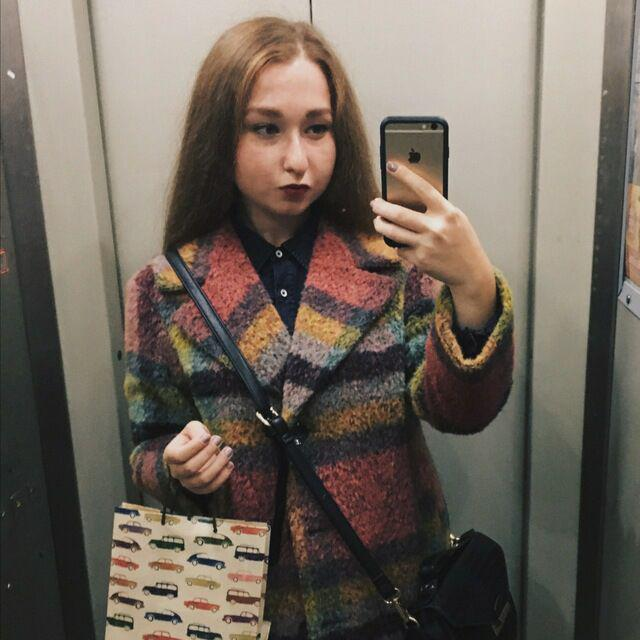
#> input picture original/adelina.jpg, 640 x 640 px
$ python main.py   (Python 2 division)   (older library calls are emulated)
#> lines starting #> are read from the running program, lines starting #| are printed output that depends on the picture
### convolves.py
# coding=utf-8
from scipy import signal as sc_s
import numpy as np
import math
import gc
def convolution(f,h):
    result=sc_s.convolve2d(f,h, mode='full')
    return result

# [48 lines left out: functions convolution2, correlation2, not called in this run]

def convolution_rgb(f, h):

    f_r=f[:,:,0]
    f_g=f[:,:,1]
    f_b=f[:,:,2]

    result0 = convolution(f_r, h)
    result1 = convolution(f_g, h)
    result2 = convolution(f_b, h)

    result = np.zeros((result0.shape[0], result0.shape[1],3))
    result[:, :, 0] = result0
    result[:, :, 1] = result1
    result[:, :, 2] = result2
    return result

def gauss(x,y,sigma):
    twoPi = math.pi * 2
    return (1/(twoPi*sigma*sigma))*math.exp(-(x*x+y*y)/float(2*sigma*sigma))

# [4 lines left out: function gaussian, not called in this run]

def add_normal_noise(f, mean=0, sigma=1):
    noise = np.random.normal(mean, sigma, (f.shape[0], f.shape[1]))
    f+=noise
    return f,noise

def add_normal_noise_rgb(f, mean=0, sigma=1):
    f_r=f[:,:,0]
    f_g=f[:,:,1]
    f_b=f[:,:,2]
    f_r,noise_r = add_normal_noise(f_r, mean, sigma)
    f_g,noise_g = add_normal_noise(f_g, mean, sigma)
    f_b,noise_b = add_normal_noise(f_b, mean, sigma)
    result = np.zeros((noise_r.shape[0], noise_r.shape[1],3))
    result[:, :, 0] = noise_r
    result[:, :, 1] = noise_g
    result[:, :, 2] = noise_b
    f[:, :, 0] = f_r
    f[:, :, 1] = f_g
    f[:, :, 2] = f_b

    return f,result


# [14 lines of commented-out code are left out]
def find(x,y):
    result=[]
    for i in range(x.shape[0]):
        for j in range(y.shape[0]):
            if((x[i]==y[j]).prod()==1):
                result.append(x[i])
    return np.array(result)

def motion_blur(len, ang):
    eps=2.220446049250313e-016
    len=max(1, len)
    half=(len-1)/2
    phi=(ang%180)/180.*math.pi
    cosphi=math.cos(phi)
    sinphi=math.sin(phi)
    xsign=np.sign(cosphi)
    linewdth=1
    sx=int(half*cosphi+linewdth*xsign-len*eps)
    sy=int(half*sinphi+linewdth-len*eps)
    xx=np.arange(0,sx+xsign, xsign)
    yy=np.arange(0, sy+1)
    x,y=np.meshgrid(xx,yy)
    dist2line=(y*cosphi-x*sinphi)
    rad=np.sqrt(x*x+y*y)
    indexs1=np.where(rad>=half)
    indexs2=np.where(np.fabs(dist2line)<=linewdth)
    indexs1=np.array(indexs1)
    indexs1=indexs1.transpose()
    indexs2=np.array(indexs2)
    indexs2=indexs2.transpose()
    indexs=find(indexs1,indexs2)
    x2lastpix=half-np.fabs((x[indexs[:,0], indexs[:,1]]+dist2line[indexs[:,0], indexs[:,1]]*sinphi)/cosphi)
    dist2line[indexs[:,0], indexs[:,1]]=np.sqrt(dist2line[indexs[:,0], indexs[:,1]]**2+x2lastpix**2)
    dist2line=linewdth+eps-abs(dist2line)
    dist2line[np.where(dist2line < 0)] = 0
    h=np.rot90(dist2line,2)
    old_h=np.copy(h)
    h_w=h.shape[0]
    h_h=h.shape[1]
    d_w=dist2line.shape[0]
    d_h=dist2line.shape[1]
    h=np.zeros((h_w+d_w-1, h_h+d_h-1), dtype=np.float64)
    h[0:h_w, 0:h_h]=old_h
    h[h_w-1: h_w+d_w-1, h_h-1: h_h+d_h-1]=dist2line
    h=h/(np.sum(h)+eps*len*len)
    #h(end + (1:end)-1, end + (1:end)-1) = dist2line;
    if cosphi>0:
        h=np.flipud(h)
    return h


# [19 lines left out: functions sobel_filter_X, sobel_filter_Y, averaging_filter, random_psf, not called in this run]
# [190 lines of commented-out code are left out]

### filters.py
import numpy as np
import convolves as conv
import images
import multiprocessing as mp
from multiprocessing import Pool
from matplotlib import  pyplot as plt
import scipy.signal as sg
import scipy.misc as smisc
import math
import gc
# [76 lines left out: functions inverse_filter, inverse_filter_rgb, wiener_filter, wiener_filter_rgb, not called in this run]

def tickhonov_regularization(g,h, gamma=0):
    p=np.array([
        [0,-1,0],
        [-1, 4, -1],
        [0,-1,0.0]
    ])
    width_g = g.shape[0]
    height_g = g.shape[1]
    width_h = h.shape[0]
    height_h = h.shape[1]
    g1 = np.zeros((2 * width_g, 2 * height_g))
    h1 = np.zeros((2 * width_g, 2 * height_g))
    g1[0:width_g, 0:height_g] = g
    h1[0:width_h, 0:height_h] = h
    G = np.fft.fft2(g1)
    H = np.fft.fft2(h1)
    p1=np.zeros((2 * width_g, 2 * height_g))
    p1[p1.shape[0]/2-1:p1.shape[0]/2+2,p1.shape[1]/2-1:p1.shape[1]/2+2]=p
    P=np.fft.fft2(p1)
    #gamma=0.
    F =(np.conjugate(H)/(np.abs(H)**2+gamma*np.abs(P)**2))*G
    f = np.fft.ifft2(F)
    f = np.real(f)
    f = f[0:width_g, 0:height_g]
    return f

def tickhonov_regularization_rgb(g,h, gamma=0):
    g_r=g[:,:,0]
    g_g=g[:,:,1]
    g_b=g[:,:,2]
    result=np.zeros(g.shape)
    result[:, :, 0] = tickhonov_regularization(g_r, h, gamma)
    result[:, :, 1] = tickhonov_regularization(g_g, h, gamma )
    result[:, :, 2] = tickhonov_regularization(g_b, h, gamma)
    return result


#Filippov's article
def quick_blind_deconvolution(g):
    print 'TODO!!'


# [64 lines left out: functions lucy_richardson_deconvolution, lucy_richardson_deconvolution_rgb, not called in this run]

def temp(t):
    return lucy_richardson_deconvolution(*t)


# [238 lines left out: functions lucy_richardson_deconvolution_multythread, lucy_richardson_blind_deconvolution, lucy_richardson_blind_deconvolution0_1, lucy_richardson_blind_deconvolution_pir, not called in this run]

### images.py
import numpy as np

#You can norm convert, if your image gave RGB-format
# [9 lines left out: function make_gray, not called in this run]

#You can compare if images have identical size
def compare_images(a,b):
    return np.sum((a-b)**2)

def compare_images_rgb(a,b):
    a_r=a[:,:,0]
    a_g=a[:,:,1]
    a_b=a[:,:,2]

    b_r=b[:,:,0]
    b_g=b[:,:,1]
    b_b=b[:,:,2]

    return np.array([compare_images(a_r,b_r),
                     compare_images(a_g, b_g),
                     compare_images(a_b, b_b)])

def correct_image(im):
    i=0
    f_im=np.copy(im)
    for i in range(f_im.shape[0]):
        for j in range(f_im.shape[1]):
            if(f_im[i,j]<0):
                f_im[i,j]=0
            if(f_im[i,j]>255):
                f_im[i,j]=255
    return f_im

def correct_image_rgb(f):
    f_r=f[:,:,0]
    f_g=f[:,:,1]
    f_b=f[:,:,2]
    res_r=correct_image(f_r)
    res_g = correct_image(f_g)
    res_b = correct_image(f_b)
    result=np.zeros((res_r.shape[0], res_r.shape[1],3))
    result[: ,:, 0] = res_r
    result[:, :, 1] = res_g
    result[:, :, 2] = res_b
    return result

# [17 lines left out: functions make0to1, make0to255, check_image, not called in this run]

### main.py
# coding=utf-8
import numpy as np
import matplotlib.pylab as plb
import matplotlib.pyplot as plt
import images
import convolves
import filters
import math
import threading
import time
import multiprocessing as mp
from multiprocessing import Pool
from multiprocessing import Process
import matplotlib.mlab as mlab
import scipy.signal as sg
import scipy.misc as smisc


# [38 lines left out: function main, not called in this run]

def test():
    im = plb.imread("original/adelina.jpg")
#> im is the input picture: shape (640, 640, 3); mean R, G, B 110.8, 101.1, 91.2
    h=convolves.motion_blur(40,30)
   # h=convolves.gaussian(10,15,15)
    con=convolves.convolution_rgb(im, h)
#> in convolution_rgb, `f_r=f[:,:,0]`:
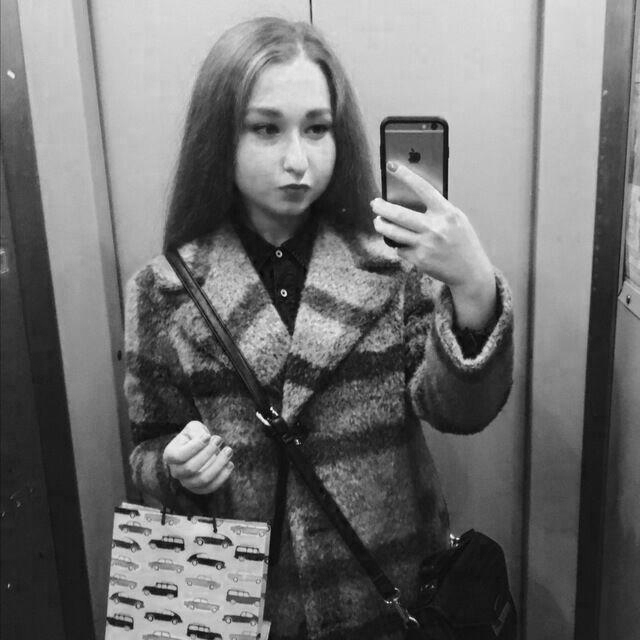
#> f_r: shape (640, 640); min 0, max 253, mean 110.8
#> in convolution_rgb, `f_b=f[:,:,2]`:
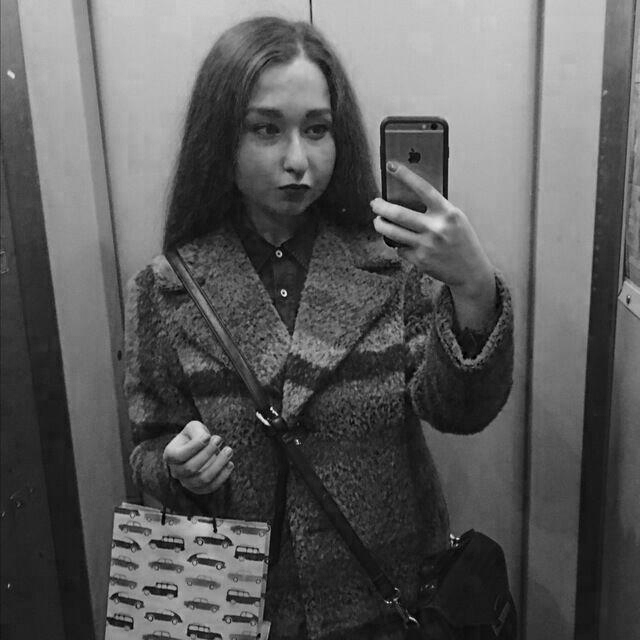
#> f_b: shape (640, 640); min 0, max 241, mean 91.2
    # [4 lines of commented-out code are left out]
    con, noise=convolves.add_normal_noise_rgb(con, 0, 1)
#> in add_normal_noise_rgb, `f_b,noise_b = add_normal_noise(f_b, mean, sigma)`:
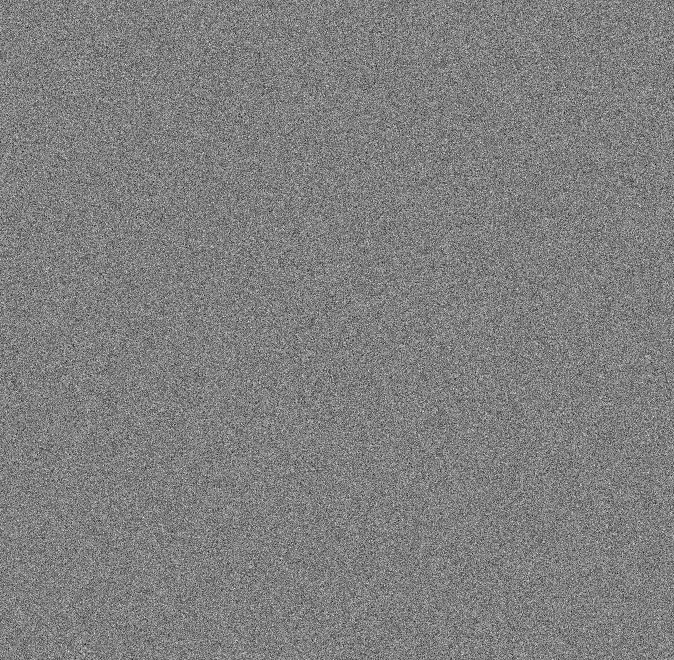
#> noise_b: shape (660, 674) float64; min -4.82, max 4.8, mean -0.000276; drawn with min black and max white
    start=time.time()
    #filt=filters.tickhonov_regularization_rgb(con ,h,1e-2)
    #filt=filters.wiener_filter_rgb(con, h, K=1e-03)
    print 'go'
    #filt=filters.inverse_filter_rgb(con, h)
    #filt = filters.lucy_richardson_deconvolution_multythread(con ,h, 20000)
    filt = filters.tickhonov_regularization_rgb(con, h, 1e-3)
#> call 2 of tickhonov_regularization, with gamma = 0.001
#> in tickhonov_regularization (call 2), `g1[0:width_g, 0:height_g] = g`:
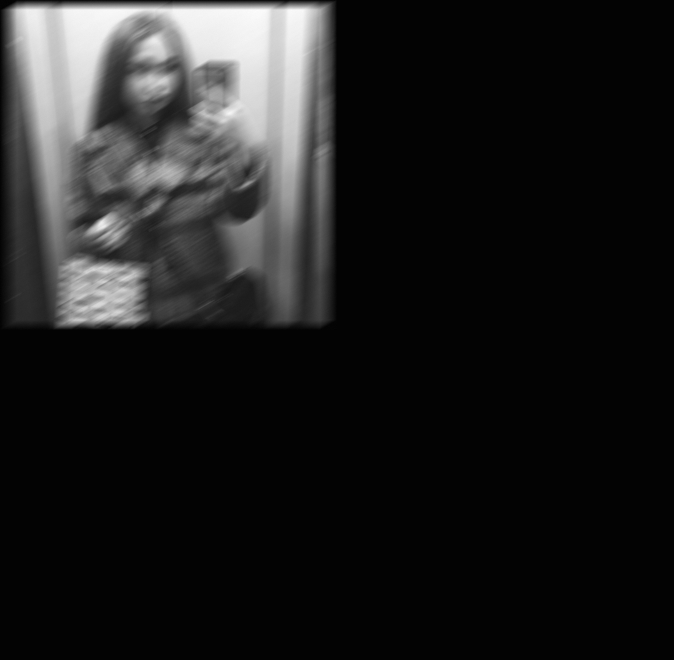
#> g1: shape (1320, 1348) float64 (shown at 1/2 size); min -3.11, max 211.7, mean 23.3; drawn with min black and max white
#> in tickhonov_regularization (call 2), `f = np.real(f)`:
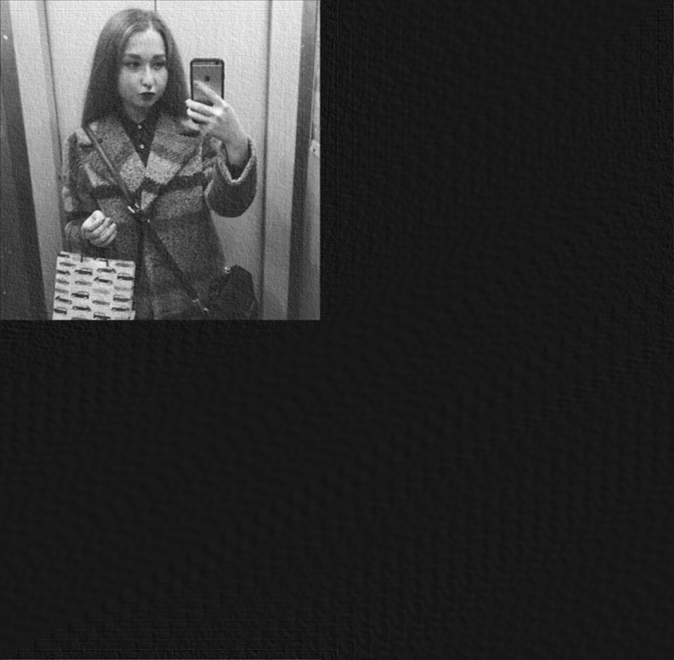
#> f: shape (1320, 1348) float64 (shown at 1/2 size); min -24.13, max 235.2, mean 23.3; drawn with min black and max white
    #filt=filters.wiener_filter_rgb(con, h, K=1)
    print 'end'
    end=time.time()
    # f=filt[:im.shape[0],
    #         :im.shape[1],:3]
    f=filt[h.shape[0]//2:im.shape[0]+h.shape[0]//2,
            h.shape[1]//2:im.shape[1]+h.shape[1]//2,:3]
#> f: shape (640, 640, 3) float64
    #print im.shape, filt[:512,:512,:3].shape
    print images.compare_images_rgb(im, f)
#> in compare_images_rgb, `b_b=b[:,:,2]`:
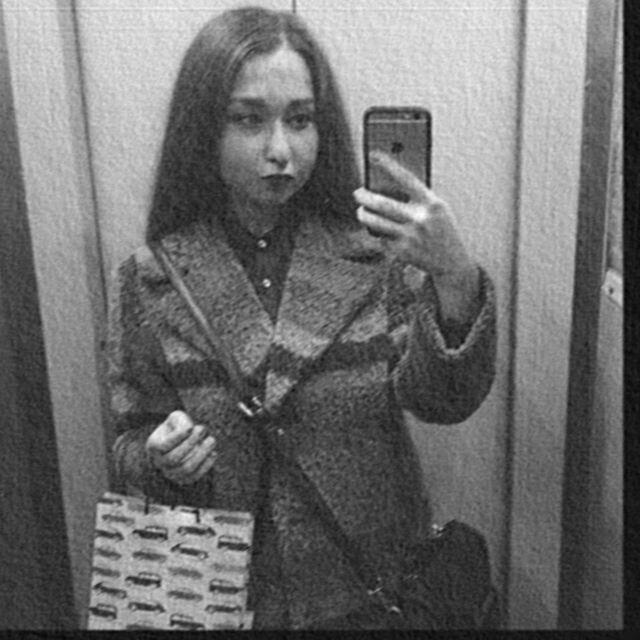
#> b_b: shape (640, 640) float64; min -24.53, max 231.4, mean 86.6; drawn with min black and max white
#| [1.21999146e+09 9.44459352e+08 7.65708859e+08]
    print end-start
    #np.set_printoptions(threshold=np.nan)
    print con
#> (printed output is left out)
    plt.figure()
    plt.subplot(1, 4, 1)
    plt.imshow(im)
    plt.title('original')
    plt.subplot(1, 4, 2)
    plt.imshow(np.uint8(images.correct_image_rgb(con)))
#> after the loop in correct_image, `for i in range(f_im.shape[0]):`: f_im: shape (660, 674) float64; min 0, max 227.9, mean 102
#> after the loop in correct_image (call 2), `for i in range(f_im.shape[0]):`: f_im: shape (660, 674) float64; min 0, max 211.7, mean 93.1
#> after the loop in correct_image (call 3), `for i in range(f_im.shape[0]):`: f_im: shape (660, 674) float64; min 0, max 203.1, mean 83.9
    #plt.title('Gaussian blur\nsigma=10, size=15x15\nnoise~N(0,1)')
    plt.title('Motion blur\nlen=40, ang=30\nnoise~N(0,1)')
    plt.subplot(1, 4, 3)
    plt.imshow(np.uint8(images.correct_image_rgb(filt)))
#> after the loop in correct_image (call 4), `for i in range(f_im.shape[0]):`: f_im: shape (660, 674) float64; min 0, max 250.7, mean 102
#> after the loop in correct_image (call 5), `for i in range(f_im.shape[0]):`: f_im: shape (660, 674) float64; min 0, max 235.2, mean 93.1
#> after the loop in correct_image (call 6), `for i in range(f_im.shape[0]):`: f_im: shape (660, 674) float64; min 0, max 231.4, mean 84
#> in correct_image_rgb (call 2), `result[:, :, 1] = res_g`:
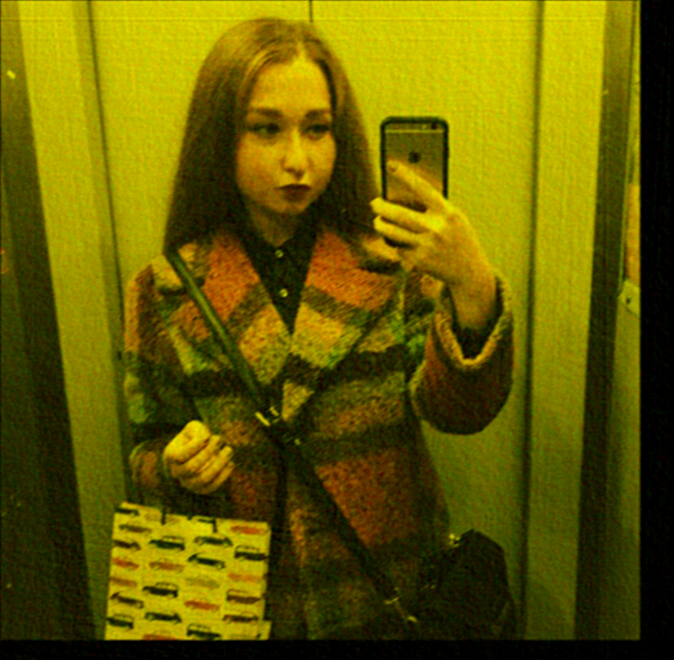
#> result: shape (660, 674, 3) float64; mean of channels 0, 1, 2 102, 93.1, 0; drawn as R, G, B
    plt.title('Weiner filter\nK = 1e-3')
    #plt.title('Tikhonov regulerization\ngamma = 1e-2')
    #plt.title('Inverse filter')
    #plt.title('Lucy-Richardson deconvolution\neps = 20000')
    plt.subplot(1, 4, 4)
    plt.imshow(h, cmap='gray')
    plt.title('PSF')
    plt.show()
    plt.figure()
    plt.imshow(np.uint8(images.correct_image_rgb(filt)))
    plt.show()

# [38 lines left out: functions test1, sum, not called in this run]

    #print a1*a2
def temp(t):
    return sum(*t)
# [230 lines left out: functions test2, test3, test4, test_l_r, test_blind, test_zoom and 2 more, not called in this run]


if __name__ == "__main__":
    test()
    # [12 lines of commented-out code are left out]
